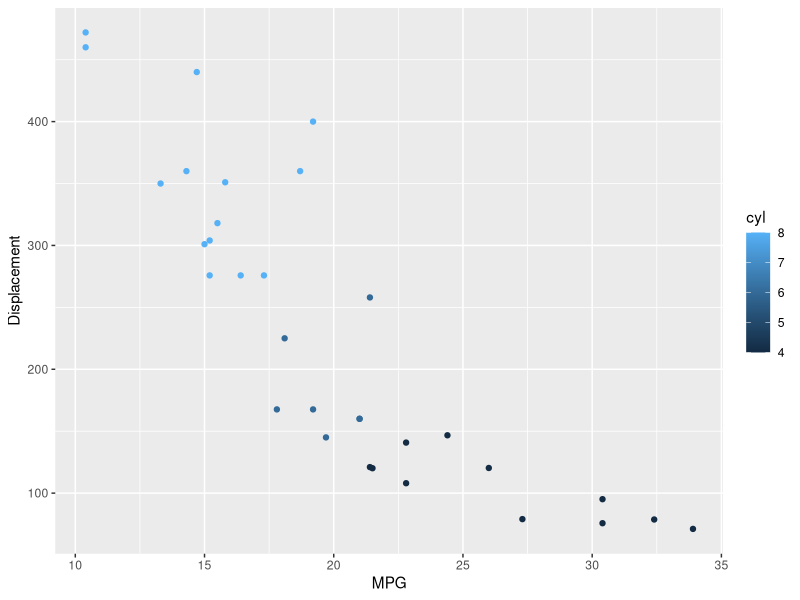
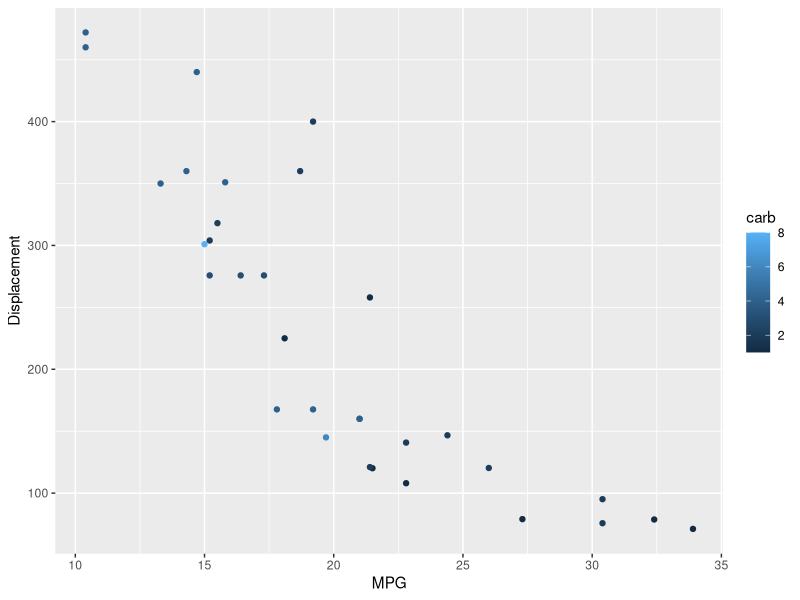

The R source for these figures, in order:
## ---- chunk 1
summary(mtcars)
library(ggplot2)
## ---- chunk 2
gg2 <- ggplot(mtcars, aes(x=mpg, y=disp))+
  geom_point(aes(color=cyl))+
  xlab("MPG")+
  ylab("Displacement")
gg2
## ---- chunk 3
gg2 <- ggplot(mtcars, aes(x=mpg, y=disp))+
  geom_point(aes(color=carb))+
  xlab("MPG")+
  ylab("Displacement")
gg2
